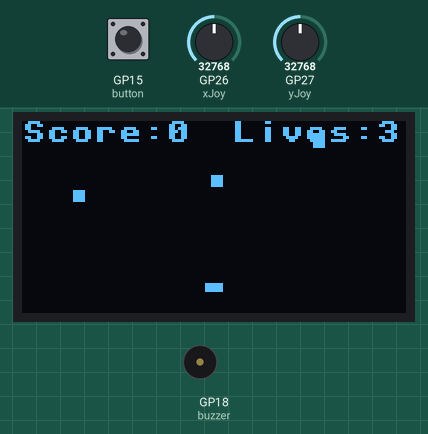
This program was run on a simulated Raspberry Pi Pico running MicroPython. Shown: 128×64 one-colour display, buzzer (waves = sounding). Inputs (shaded band) come from the test bench; at power-on: GP15 (button) HIGH, GP26 (xJoy) = 32768, GP27 (yJoy) = 32768 (analog values on the 0–65535 scale). Random numbers come from a fixed seed. At 21.6 s the program stops and its outputs stay as they are.

Above: at 1.09 s.
1.3 s: GP15 (button) pulled LOW for 0.15 s
At 1.43 s:
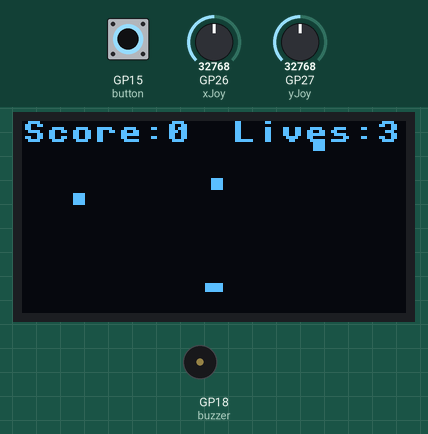
3.9 s: GP26 (xJoy) set to 45655
At 4.8 s:
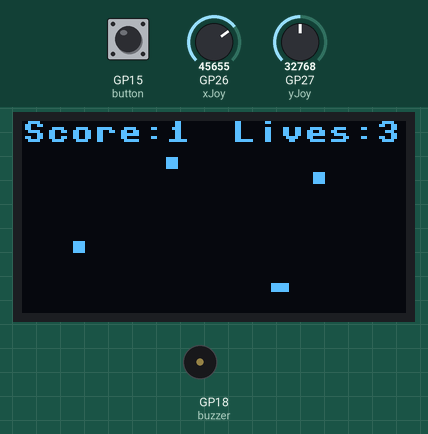
5.4 s: GP15 (button) pulled LOW for 1 s
At 5.57 s:
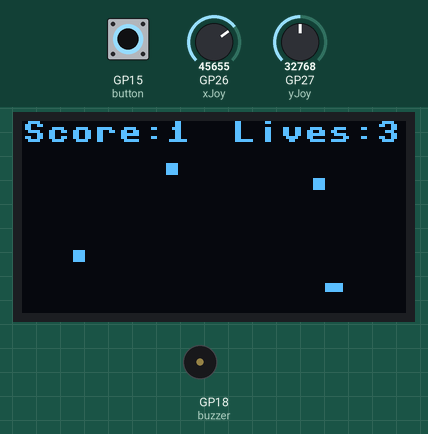
7.9 s: GP26 (xJoy) set to 19660
At 8.6 s:
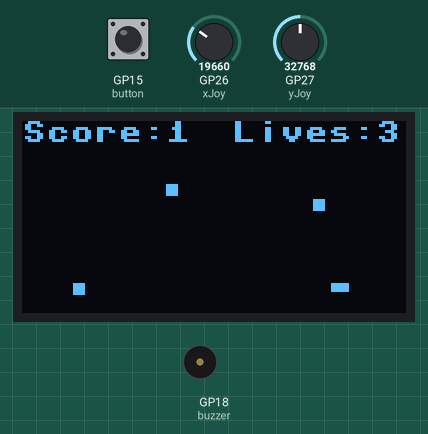
9.4 s: GP26 (xJoy) set to 32767
At 10.05 s:
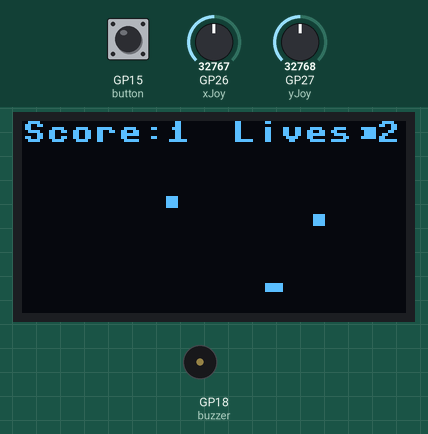
Timing chart, 0 to 12.4 s (numbered marks = the images above; inputs shaded):
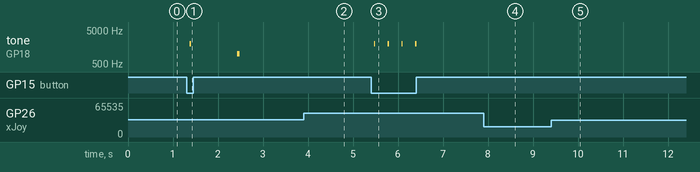

Measured:
- after the input at 1.3 s, tone on GP18 (buzzer): silent → 2000 Hz after 0.07 s, → silent 0.03 s later, → 1000 Hz 1.0 s later, → silent 0.05 s later
- after the input at 5.4 s, tone on GP18 (buzzer): alternates 2000 Hz for 0.03 s and silent for 0.28 s, 8 changes in all, then stays silent, starting after 0.07 s

The program:

raspberry_pi_shooting_game.py
```python
from machine import Pin, ADC, I2C, PWM
from ssd1306 import SSD1306_I2C
import time
import random

# === OLED Setup ===
WIDTH = 128
HEIGHT = 64
i2c = I2C(0, scl=Pin(1), sda=Pin(0))
oled = SSD1306_I2C(WIDTH, HEIGHT, i2c)

# === Joystick Setup ===
xJoy = ADC(Pin(26))
yJoy = ADC(Pin(27))
button = Pin(15, Pin.IN, Pin.PULL_UP)

# === Passive Buzzer Setup ===
buzzer = PWM(Pin(18))
buzzer.duty_u16(0)

# === Game Variables ===
player_x = WIDTH // 2
player_y = HEIGHT - 10
bullets = []
enemies = []
score = 0
lives = 3
game_over = False

# === Generate Fewer, Slower Enemies ===
for i in range(3):
    enemies.append([random.randint(0, WIDTH - 5), random.randint(0, HEIGHT // 3), random.uniform(0.2, 0.4)])
    # [x, y, speed]

# === Helper Functions ===
def tone(freq, duration):
    buzzer.freq(freq)
    buzzer.duty_u16(30000)
    time.sleep(duration)
    buzzer.duty_u16(0)

def draw_player(x, y):
    oled.fill_rect(x - 3, y, 6, 3, 1)

def draw_bullets():
    for b in bullets:
        oled.pixel(int(b[0]), int(b[1]), 1)

def draw_enemies():
    for e in enemies:
        oled.fill_rect(int(e[0]), int(e[1]), 4, 4, 1)

def update_bullets():
    global bullets, enemies, score
    new_bullets = []
    for b in bullets:
        b[1] -= 2
        if b[1] > 0:
            new_bullets.append(b)
    bullets = new_bullets

    # Collision detection
    for b in bullets[:]:
        for e in enemies[:]:
            if e[0] < b[0] < e[0] + 4 and e[1] < b[1] < e[1] + 4:
                enemies.remove(e)
                bullets.remove(b)
                score += 1
                tone(1000, 0.05)
                # Respawn enemy
                enemies.append([random.randint(0, WIDTH - 5), random.randint(0, HEIGHT // 3), random.uniform(0.2, 0.4)])
                break

def update_enemies():
    global enemies, lives, game_over
    for e in enemies:
        e[1] += e[2]  # slower speed
        if e[1] > HEIGHT - 5:
            e[1] = random.randint(0, HEIGHT // 3)
            e[0] = random.randint(0, WIDTH - 5)
            e[2] = random.uniform(0.2, 0.4)
            lives -= 1
            if lives <= 0:
                game_over = True

def draw_status():
    oled.text("Score:{}".format(score), 0, 0)
    oled.text("Lives:{}".format(lives), 70, 0)

# === Main Game Loop ===
while True:
    if game_over:
        oled.fill(0)
        oled.text("GAME OVER", 25, 25)
        oled.text("Score: {}".format(score), 30, 40)
        oled.show()
        buzzer.duty_u16(0)
        break

    oled.fill(0)

    # Read joystick
    xVal = xJoy.read_u16()
    yVal = yJoy.read_u16()

    # Move player
    if xVal < 20000 and player_x > 5:
        player_x -= 2
    elif xVal > 45000 and player_x < WIDTH - 5:
        player_x += 2

    # Fire bullet
    if not button.value():
        bullets.append([player_x, player_y - 5])
        tone(2000, 0.03)
        time.sleep(0.2)

    # Update objects
    update_bullets()
    update_enemies()

    # Draw
    draw_player(player_x, player_y)
    draw_bullets()
    draw_enemies()
    draw_status()

    oled.show()
    time.sleep(0.05)

# Turn off buzzer
buzzer.deinit()
```
